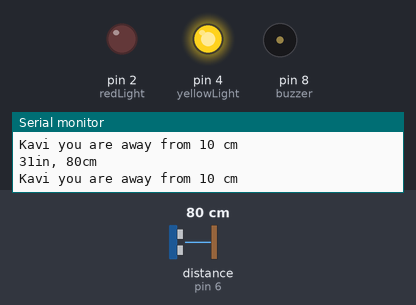
A sketch run on a simulated Arduino Uno, built with avr-gcc and run on an emulated ATmega328P. Parts: output pins drawn as LEDs (lit = HIGH), buzzer (waves = sounding, pin HIGH), the last lines printed to the serial monitor. Wiring (inferred from the names in the program): ultrasonic range finder: trigger pin 7; echo pin 6. Inputs (shaded band) come from the test bench; at power-on: distance to the obstacle (sensor on pin 6) 80 cm. The echo pulse lasts 58.3 µs per cm; pins used as bus, display or sensor lines are not drawn.

Above: at 1.2 s.
1.3 s: distance to the obstacle (sensor on pin 6) set to 12 cm
2.8 s: distance to the obstacle (sensor on pin 6) set to 9 cm
At 3.5 s:
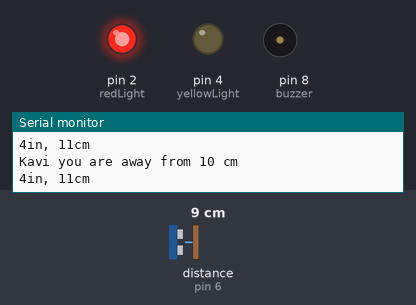
4.4 s: distance to the obstacle (sensor on pin 6) set to 18 cm
At 6.3 s:
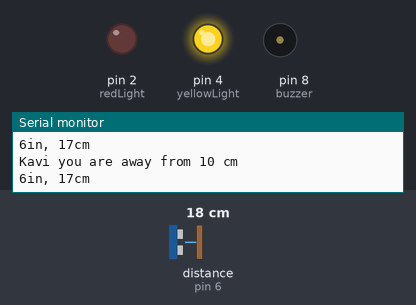
6.6 s: distance to the obstacle (sensor on pin 6) set to 2 cm
At 7.6 s:
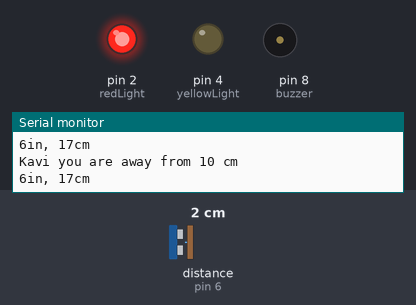
Timing chart, 0 to 9.1 s (numbered marks = the images above; inputs shaded):
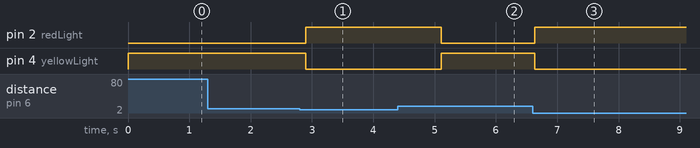

Measured:
- the behaviour switches between 11 and 10 cm on distance to the obstacle (sensor on pin 6) (found by bisection; images 0 and 1)
- after the input at 2.8 s, pin 2 (redLight): LOW → HIGH after 0.10 s; pin 4 (yellowLight): HIGH → LOW after 0.10 s
- after the input at 4.4 s, pin 2 (redLight): HIGH → LOW after 0.71 s; pin 4 (yellowLight): LOW → HIGH after 0.71 s
- after the input at 6.6 s, pin 2 (redLight): LOW → HIGH at once; pin 4 (yellowLight): HIGH → LOW at once

The sketch:

POC_playMelody_UltraSound.ino
```cpp
const int pingPin = 7; // Trigger Pin of Ultrasonic Sensor
const int echoPin = 6; // Echo Pin of Ultrasonic Sensor
const int redLight = 2;
const int yellowLight = 4;
const int buzzer = 8;


void setup() {
   Serial.begin(9600); // Starting Serial Terminal
   pinMode(redLight, OUTPUT);
   pinMode(yellowLight, OUTPUT);
   pinMode(buzzer, OUTPUT);
}

void loop() {
   long duration, inches, cm;
   pinMode(pingPin, OUTPUT);
   digitalWrite(pingPin, LOW);
   delayMicroseconds(2);
   digitalWrite(pingPin, HIGH);
   delayMicroseconds(10);
   digitalWrite(pingPin, LOW);
   pinMode(echoPin, INPUT);

   duration = pulseIn(echoPin, HIGH);
   inches = microsecondsToInches(duration);
   cm = microsecondsToCentimeters(duration);
   if (cm < 10) {
    digitalWrite(yellowLight, LOW);
    digitalWrite(redLight, HIGH);
    //tone(buzzer, 1000);
    //playMelody();
    delay(1000);        // ...for 1 sec
          Serial.println("Kavi you are close to 10 cm");

   } else {
   // noTone(buzzer);     // Stop sound...
    digitalWrite(redLight, LOW);
    digitalWrite(yellowLight, HIGH);
         Serial.println("Kavi you are away from 10 cm");

   }
   Serial.print(inches);
   Serial.print("in, ");
   Serial.print(cm);
   Serial.print("cm");
   Serial.println();
   delay(100);
}

long microsecondsToInches(long microseconds) {
   return microseconds / 74 / 2;
}

long microsecondsToCentimeters(long microseconds) {
   return microseconds / 29 / 2;
}

void playMelody() {

  int melody[] = {"NOTE_C4", "NOTE_G3", "NOTE_G3", "NOTE_A3", "NOTE_G3", "0", "NOTE_B3", "NOTE_C4" };
int noteDurations[] = {
  4, 8, 8, 4, 4, 4, 4, 4
};

  // iterate over the notes of the melody:
  for (int thisNote = 0; thisNote < 8; thisNote++) {

    // to calculate the note duration, take one second divided by the note type.
    //e.g. quarter note = 1000 / 4, eighth note = 1000/8, etc.
    int noteDuration = 1000 / noteDurations[thisNote];
    tone(8, melody[thisNote], noteDuration);  // where 8 is pin
    // tone(pin, frequency, duration)


    // to distinguish the notes, set a minimum time between them.
    // the note's duration + 30% seems to work well:
    int pauseBetweenNotes = noteDuration * 1.30;
    delay(pauseBetweenNotes);
    // stop the tone playing:
    noTone(8);
  }
}
```
